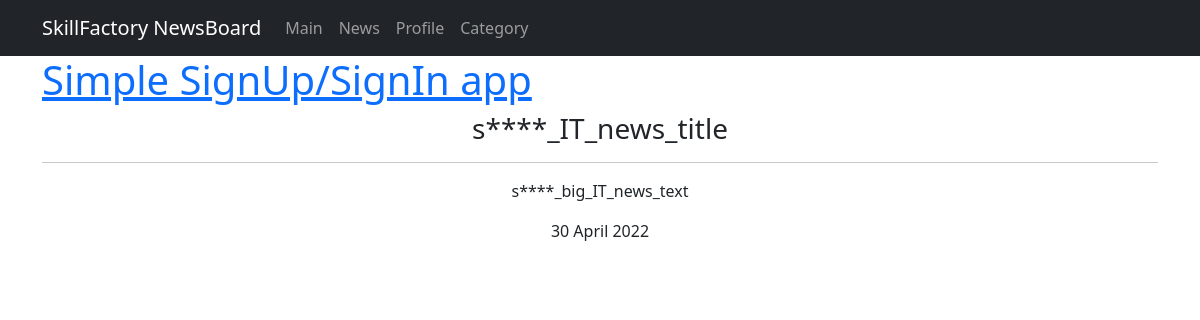
Before: /1 with the older database file.
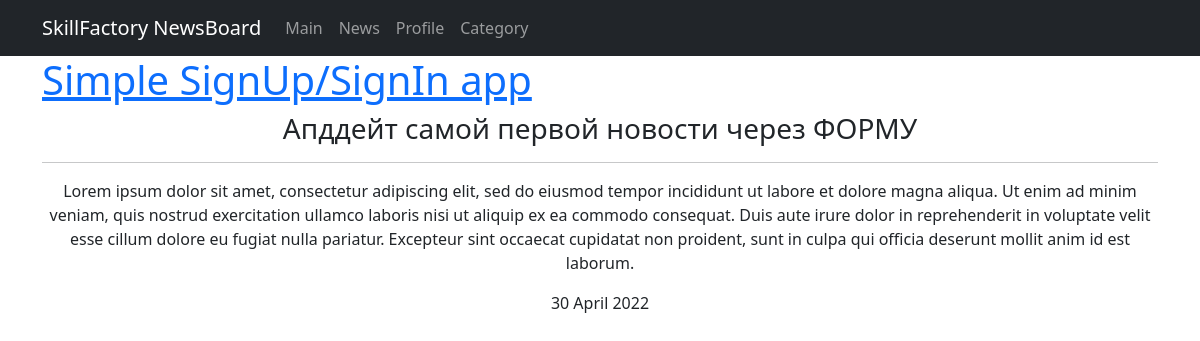
After: the same page with the newer database file.
### newsportal/models.py (models this page shows, shortened)
class Post(models.Model):
    author = models.ForeignKey(Author, on_delete=models.CASCADE)
    NEWS = 'NW'
    ARTICLE = 'AR'
    CATEGORY_CHOICES = (
        (NEWS, 'Новость'),
        (ARTICLE, 'Статья'),
    )
    categoryType = models.CharField(max_length=2, choices=CATEGORY_CHOICES, default=ARTICLE)
    dateCreation = models.DateTimeField(auto_now_add=True)
    postCategory = models.ManyToManyField(Category, through='PostCategory')
    title = models.CharField(max_length=128)
    post = models.TextField()
    rating = models.SmallIntegerField(default=0)

### newsportal/views.py (the view)
# urls.py: path('<int:pk>', NewDetail.as_view(), name='news_detail'),
class NewDetail(DetailView):
    model = Post
    template_name = 'new.html'
    context_object_name = 'new'
    queryset = Post.objects.all()
    def get_object(self, *args, **kwargs): # переопределяем метод получения объекта, как ни странно
        obj = cache.get(f'product-{self.kwargs["pk"]}', None) # кэш очень похож на словарь, и метод get действует так же. Он забирает значение по ключу, если его нет, то забирает None.
        if not obj:
            obj = super().get_object(queryset=self.queryset)
            cache.set(f'product-{self.kwargs["pk"]}', obj)
        return obj

### newsportal/templatetags/custom_filters.py (called while the page is built)
@register.filter()
def censor(value):
    for i in CENSOR_WORDS:
        if i.find(value):
            value = value.replace(i[1::], "*" * len(i))
    return f'{value}'

### templates/new.html (shortened to what this page needs)
{% extends 'flatpages/default.html' %}
{% load custom_filters %}
{% block content %}
<h3>{{ new.title|censor }}</h3>
<hr>
<p>{{ new.post|censor }}</p>
<p>{{ new.dateCreation|date:'d F Y' }}</p>
{% endblock content %}

Changed rows visible on the page:
changed Post: title|censor "s****_IT_news_title" → "Апддейт самой первой новости через ФОРМУ"; post|censor "s****_big_IT_news_text" → "Lorem ipsum dolor sit amet, consectetur adipiscing elit, sed do eiusmod tempor incididunt ut labore et dolore magna aliqua. Ut enim ad minim veniam, quis nostrud exercitation ullamco laboris nisi ut aliquip ex ea commodo consequat. Duis aute irure dolor in reprehenderit in voluptate velit esse cillum dolore eu fugiat nulla pariatur. Excepteur sint occaecat cupidatat non proident, sunt in culpa qui officia deserunt mollit anim id est laborum."
